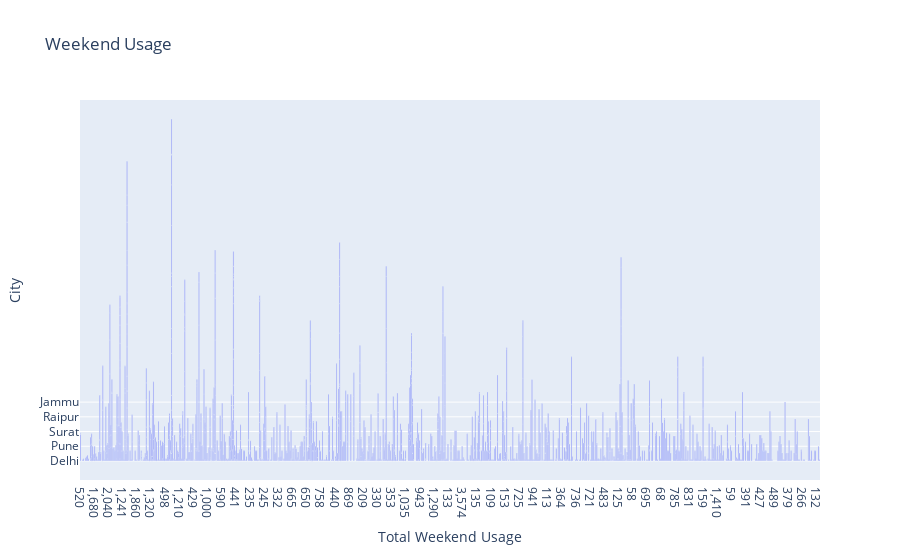

The cell this chart's notebook holds for it:
### Code cell
figure = px.bar(data_frame=data, 
                x = "Total Weekend Usage", 
                y = "City", 
                title="Weekend Usage")
figure.show()

### Figure 1 — Plotly figure (JSON) as saved in the notebook; plotly's stock layout.template omitted (floating-point values rounded to 4 significant figures; data arrays with more than 128 entries replaced by an {"elided": "..."} marker saying what was removed)
{"data": [{"alignmentgroup": "True", "hovertemplate": "Total Weekend Usage=%{x}<br>City=%{y}<extra></extra>", "legendgroup": "", "marker": {"color": "#636efa", "pattern": {"shape": ""}}, "name": "", "offsetgroup": "", "orientation": "v", "showlegend": false, "textposition": "auto", "type": "bar", "x": {"elided": "1628 str values"}, "xaxis": "x", "y": {"elided": "1628 str values"}, "yaxis": "y"}], "layout": {"barmode": "relative", "legend": {"tracegroupgap": 0}, "title": {"text": "Weekend Usage"}, "xaxis": {"anchor": "y", "domain": [0, 1], "title": {"text": "Total Weekend Usage"}}, "yaxis": {"anchor": "x", "domain": [0, 1], "title": {"text": "City"}}}}
